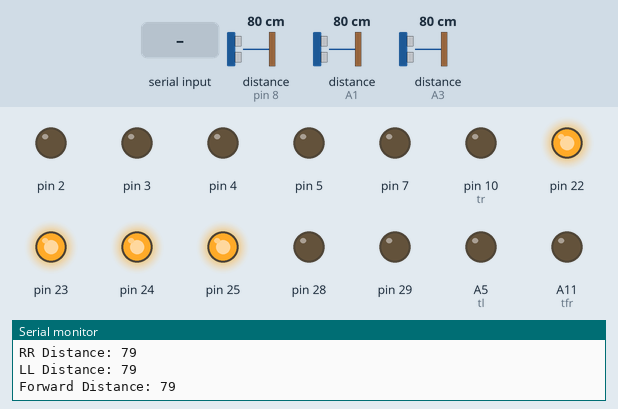
Recording of a sketch running on a simulated Arduino Mega 2560, built with avr-gcc and run on an emulated ATmega2560. Shown: output pins drawn as LEDs (lit = HIGH), the last lines printed to the serial monitor. Wiring (inferred from the names in the program): 3 × ultrasonic range finder: trigger pin 9, echo pin 8 / trigger A0, echo A1 / trigger A2, echo A3. The inputs (shaded band) are chosen by the test bench; at power-on: distance to the obstacle (sensors on pin 8, A1, A3) 80 cm. The echo pulse lasts 58.3 µs per cm; pins used as bus, display or sensor lines are not drawn.

Above: at 1.2 s.
1.3 s: "w" received over Serial
At 1.8 s:
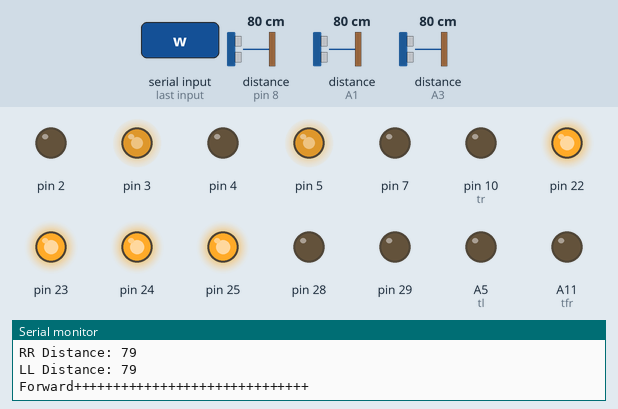
2.9 s: "a" received over Serial
At 3.5 s:
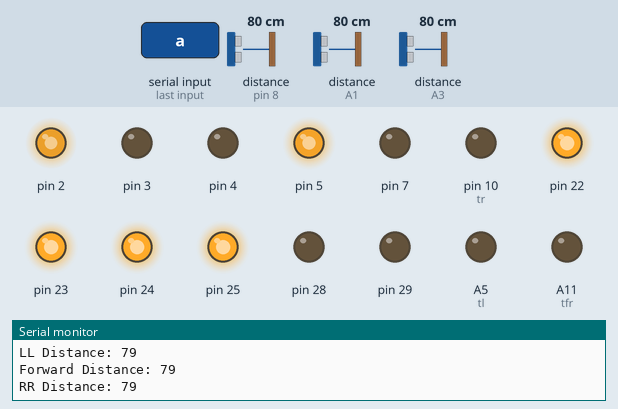
4.4 s: "d" received over Serial
At 5.1 s:
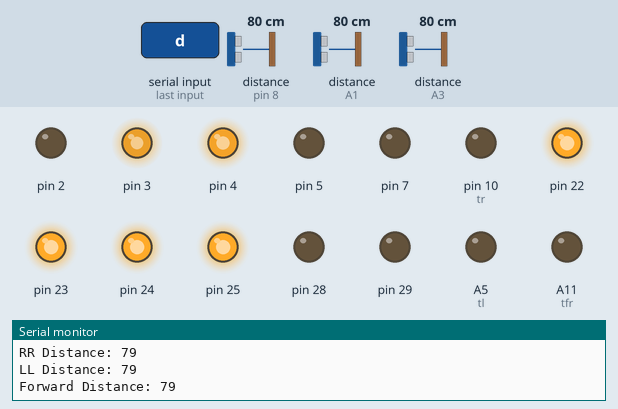
5.9 s: "s" received over Serial
At 7.1 s:
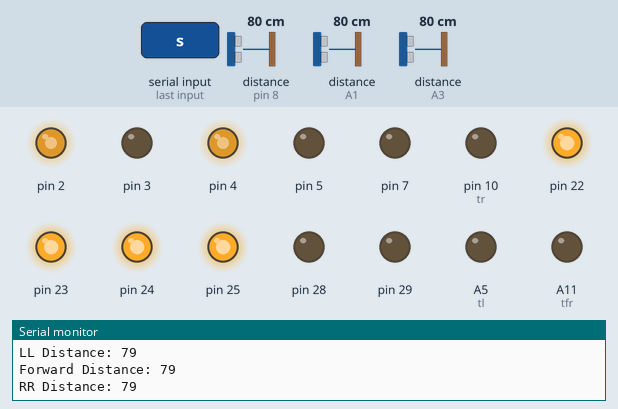
7.4 s: "r" received over Serial
At 8.6 s:
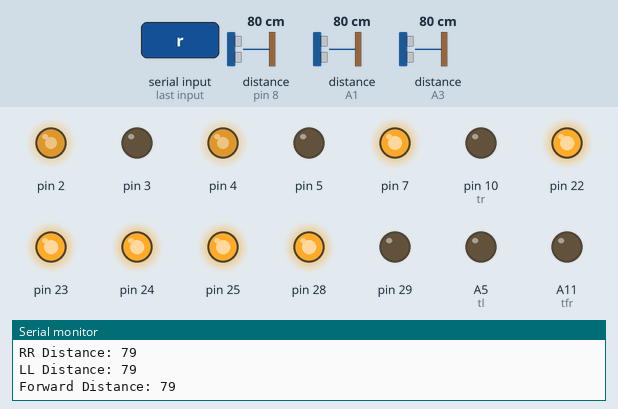
8.9 s: "x" received over Serial
At 10.1 s:
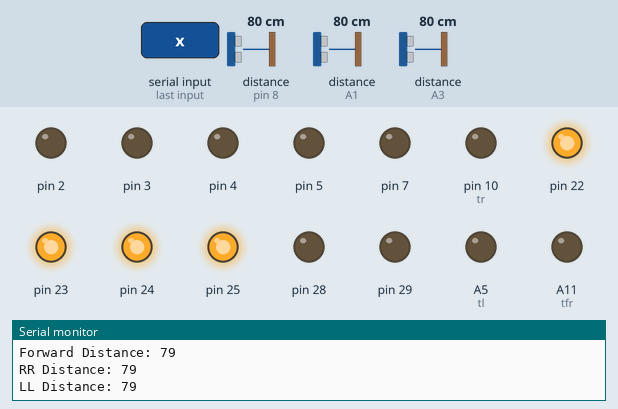
Timing chart, 0 to 11.4 s (numbered marks = the images above; inputs shaded):
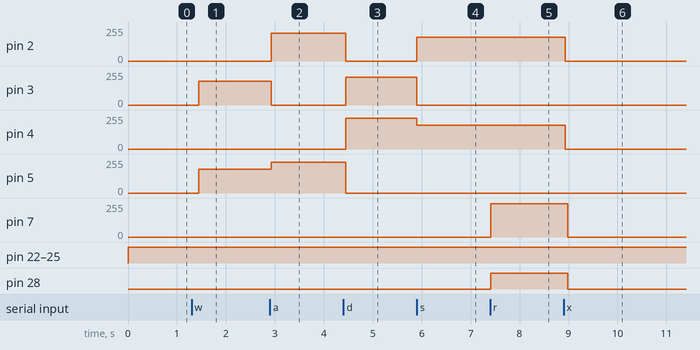

The sketch:

sonar_serial_r2d2.ino
```cpp
int tr = 10;
int er = 6;
int trr = A2;
int err = A3;
int tl = A5;
int el = A4;
int tll = A0;
int ell = A1;
int tf = 9;
int ef = 8;
int tfr = A11;
int efr = A10;
int tfl = A14;
int efl = A13;
int fdistance1,fdistance2,fdistance,ldistance,rdistance,lldistance,rrdistance,frdistance,fldistance;
long duration;
void setup() {
  pinMode(22,OUTPUT);
  pinMode(23,OUTPUT);
  pinMode(24,OUTPUT);
  pinMode(25,OUTPUT);
  pinMode(2,OUTPUT);
  pinMode(3,OUTPUT);
  pinMode(4,OUTPUT);
  pinMode(5,OUTPUT);
  pinMode(28,OUTPUT);
  pinMode(29,OUTPUT);
  pinMode(7,OUTPUT);
pinMode(tr,OUTPUT);
pinMode(er,INPUT);
pinMode(tl,OUTPUT);
pinMode(el,INPUT);
pinMode(tf,OUTPUT);
pinMode(ef,INPUT);
pinMode(tll,OUTPUT);
pinMode(ell,INPUT);
pinMode(trr,OUTPUT);
pinMode(err,INPUT);
pinMode(tfr,OUTPUT);
pinMode(efr,INPUT);
pinMode(tfl,OUTPUT);
pinMode(efl,INPUT);
Serial.begin(9600);
Serial.println("Enter direction :");
}

void loop() {
digitalWrite(22,HIGH);
digitalWrite(23,HIGH);
digitalWrite(24,HIGH);
digitalWrite(25,HIGH);

  fd();
  Serial.print("Forward Distance: ");
  Serial.println(fdistance);
  //delay(100);
  /*fld();
  Serial.print("Forward left Distance: ");
  Serial.println(fldistance);
  //delay(100);
  frd();
  Serial.print("Forward right Distance: ");
  Serial.println(frdistance);
  //delay(100);
  ld();
  Serial.print("Left Distance: ");
  Serial.println(ldistance);
  //delay(100);
  rd();
  Serial.print("Right Distance: ");
  Serial.println(rdistance);
  //delay(100);*/
  rrd();
  Serial.print("RR Distance: ");
  Serial.println(rrdistance);
  //delay(100);
  lld();
  Serial.print("LL Distance: ");
  Serial.println(lldistance);
  //delay(100);

if (Serial.available())
{
  char ch=Serial.read();
  while(ch=='w'){
      fd();
  Serial.print("Forward Distance: ");
  Serial.println(fdistance);
  rrd();
  Serial.print("RR Distance: ");
  Serial.println(rrdistance);
  //delay(100);
  lld();
  Serial.print("LL Distance: ");
  Serial.println(lldistance);
    sonar();
    if (Serial.available())
  {
  ch=Serial.read();
  }
  }
    if(ch=='a'){
    ml();
  }
    if(ch=='d'){
    mr();
  }
    if(ch=='x'){
    ms();
    hms();
  }
    if(ch=='s'){
    mb();
  }
  if(ch=='r'){
    hmc();
  }
  if(ch=='l'){
    hmac();
  }
}

  /*if (fdistance <= 80)
  {
    if(rrdistance > lldistance)
    {
      mf();
      delay(4000);
      mr();
      delay(3200);
      mf();
      delay(5000);
      ml();
      delay(2500);
      mf();
      delay(8000);
      ml();
      delay(2500);
      mf();
      delay(5000);
      mr();
      delay(3200);
      mf();
      delay(2000);
    }
    else
    {
      mf();
      delay(4000);
      ml();
      delay(2500);
      mf();
      delay(5000);
      mr();
      delay(3200);
      mf();
      delay(8000);
      mr();
      delay(3200);
      mf();
      delay(5000);
      ml();
      delay(2500);
      mf();
      delay(2000);
    }
  }*/
}
void sonar(){
    if(fdistance < 60)
  {
    Serial.println("Forward Less----------------");
    if(rrdistance > 90)
    {
      mr();
      delay(3200);
      mf();
      delay(4000);
      if(lldistance > 90)
      {
        ml();
        delay(2500);
      }
      else
      {
        ms();
      }
    }
    else if(lldistance > 90)
    {
      ml();
      delay(2540);
      mf();
      delay(4000);
    }
    if(lldistance > 90)
      {
        mr();
        delay(3200);
      }
      else
      {
        ms();
      }
  }
  else
  {
    Serial.println("Forward++++++++++++++++++++++++++++++");
    mf();
  }
}

/*void fd() {
digitalWrite(tf, LOW);
delayMicroseconds(2);
digitalWrite(tf, HIGH);
delayMicroseconds(10);
digitalWrite(tf, LOW);
duration = pulseIn(ef, HIGH);
fdistance1= duration*0.0344/2;
delay(2);
digitalWrite(tf, LOW);
delayMicroseconds(2);
digitalWrite(tf, HIGH);
delayMicroseconds(10);
digitalWrite(tf, LOW);
duration = pulseIn(ef, HIGH);
fdistance2= duration*0.0344/2;
fdistance=abs(fdistance1-fdistance2);
if (fdistance > 20)
{
  fd();
}
fdistance=(fdistance1+fdistance2)/2;
}*/
void fd() {
digitalWrite(tf, LOW);
delayMicroseconds(2);
digitalWrite(tf, HIGH);
delayMicroseconds(10);
digitalWrite(tf, LOW);
duration = pulseIn(ef, HIGH);
fdistance= duration*0.0344/2;
}
void frd() {
digitalWrite(tfr, LOW);
delayMicroseconds(2);
digitalWrite(tfr, HIGH);
delayMicroseconds(10);
digitalWrite(tfr, LOW);
duration = pulseIn(efr, HIGH);
frdistance= duration*0.0344/2;
}
void fld() {
digitalWrite(tfl, LOW);
delayMicroseconds(2);
digitalWrite(tfl, HIGH);
delayMicroseconds(10);
digitalWrite(tfl, LOW);
duration = pulseIn(efl, HIGH);
fldistance= duration*0.0344/2;
}
void ld() {
digitalWrite(tl, LOW);
delayMicroseconds(2);
digitalWrite(tl, HIGH);
delayMicroseconds(10);
digitalWrite(tl, LOW);
duration = pulseIn(el, HIGH);
ldistance= duration*0.0344/2;
/*if (ldistance>=350)
{
  ld();
}*/
}
void lld() {
digitalWrite(tll, LOW);
delayMicroseconds(2);
digitalWrite(tll, HIGH);
delayMicroseconds(10);
digitalWrite(tll, LOW);
duration = pulseIn(ell, HIGH);
lldistance= duration*0.0344/2;
}
void rd() {
digitalWrite(tr, LOW);
delayMicroseconds(2);
digitalWrite(tr, HIGH);
delayMicroseconds(10);
digitalWrite(tr, LOW);
duration = pulseIn(er, HIGH);
rdistance= duration*0.0344/2;
}
void rrd() {
digitalWrite(trr, LOW);
delayMicroseconds(2);
digitalWrite(trr, HIGH);
delayMicroseconds(10);
digitalWrite(trr, LOW);
duration = pulseIn(err, HIGH);
rrdistance= duration*0.0344/2;
}
void mf(){
analogWrite(2,0);  //left motor
analogWrite(3,180);//left motor
analogWrite(4,0);  //right motor
analogWrite(5,180);//right motor
}
void mb(){
analogWrite(2,180);
analogWrite(3,0);
analogWrite(4,180);
analogWrite(5,0);
}
void ml(){
analogWrite(2,210);
analogWrite(3,0);
analogWrite(4,0);
analogWrite(5,230);
}
void mr(){
analogWrite(2,0);
analogWrite(3,210);
analogWrite(4,230);
analogWrite(5,0);
}
void ms(){ //motor stop
analogWrite(2,0);
analogWrite(3,0);
analogWrite(4,0);
analogWrite(5,0);
Serial.println("Motor At Rest}}}}}}}}}}}}}}}}}}}}}}}}}}}}}}}}}}}}}}}}");
}
void hmc(){
digitalWrite(28,HIGH);
digitalWrite(29,LOW);
analogWrite(7,250);
  }//clockwise head motor rotation
void hmac(){
digitalWrite(28,LOW);
digitalWrite(29,HIGH);
analogWrite(7,250);
}//anti-clockwise headmotor rotation
void hms(){
digitalWrite(28,LOW);
digitalWrite(29,LOW);
analogWrite(7,0);
}
```

Measured:
- after the input at 1.3 s, pin 3, pin 5: 0/255 → 180/255 after 0.15 s
- after the input at 2.9 s, pin 2: 0/255 → 210/255 at once; pin 3: 180/255 → 0/255 at once; pin 5: 180/255 → 230/255 at once
- after the input at 4.4 s, pin 2: 210/255 → 0/255 after 0.05 s; pin 3: 0/255 → 210/255 after 0.05 s; pin 4: 0/255 → 230/255 after 0.05 s; pin 5: 230/255 → 0/255 after 0.05 s
- after the input at 5.9 s, pin 2: 0/255 → 180/255 at once; pin 3: 210/255 → 0/255 at once; pin 4: 230/255 → 180/255 at once
- after the input at 7.4 s, pin 7: 0/255 → 250/255 at once; pin 28: LOW → HIGH at once
- after the input at 8.9 s, pin 2, pin 4: 180/255 → 0/255 at once; pin 7: 250/255 → 0/255 after 0.09 s; pin 28: HIGH → LOW after 0.09 s
